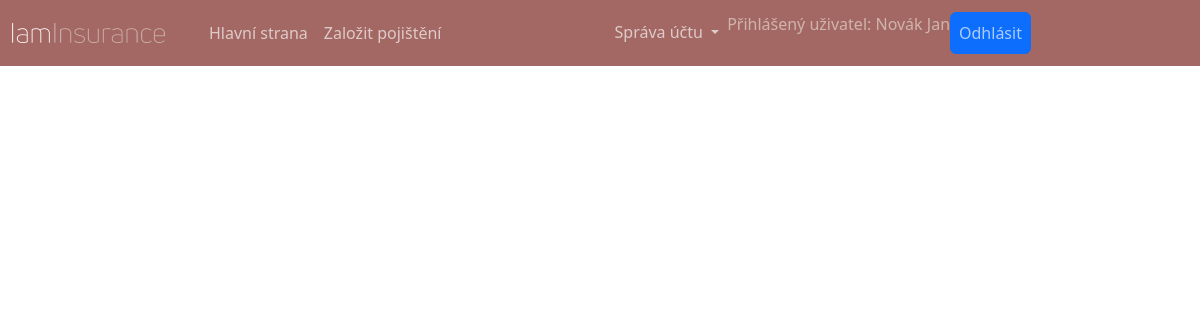
/muj-ucet/smlouvy/ (signed in), run on an earlier commit of the app's database.
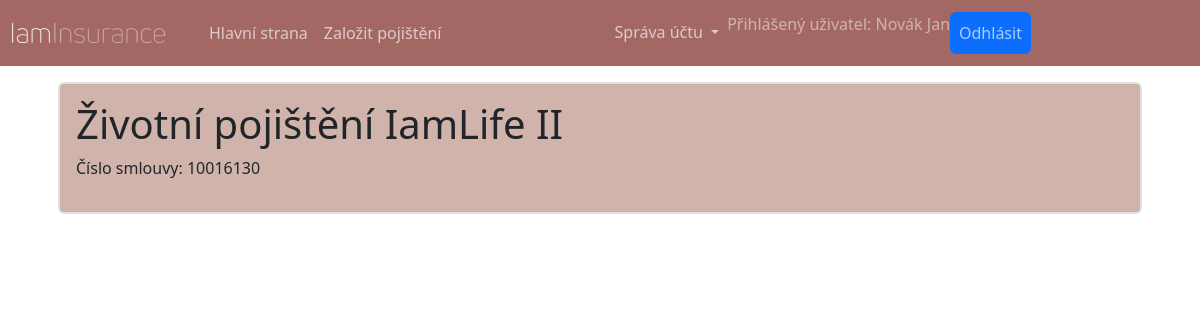
And on a later commit of the database.
### insurance_app/models.py (models this page shows, shortened)
class Contract(models.Model):
    objects: models.Manager
    product = models.ForeignKey(to=Product, on_delete=models.RESTRICT)
    insured = models.ForeignKey(to=Person, on_delete=models.RESTRICT)
    conclusion_date = models.DateTimeField(auto_now_add=True)
    payment = models.IntegerField()
    @property
    def contract_number(self) -> int:
        return 10_000_001 + self.pk * 127 ** 2

class Product(models.Model):
    name = models.CharField(max_length=64, unique=True)
    description = models.TextField(default="")
    active = models.BooleanField(default=True)

### client_account/views.py (the view)
# urls.py: path("smlouvy/", views.ContractsListView.as_view(), name="my-contracts"),
class ContractsListView(LoginRequiredMixin, generic.ListView):
    model = models.Contract
    template_name = template.CONTRACTS
    def get(self, request, *args, **kwargs):
        user = request.user
        object_list = self.model.objects.filter(insured=user)
        return render(request, self.template_name, {"object_list": object_list})

### insurance_app/models.py (called while the page is built)
    def __str__(self):
        return f"{self.last_name} {self.first_name}"

### insurance_app/templates/insurance_app/my_contracts.html (shortened to what this page needs)
{% extends 'main.html' %}
{% block content %}
    {% for obj in object_list %}
    <a href="{% url 'contract-detail' contract_number=obj.contract_number %}" class="text-decoration-none link-dark">
        <section class="bg-secondary hover-overlay border border-2 rounded-2 p-3 m-3" data-mdb-ripple-color="light">
            <h1>{{ obj.product.name }}</h1>
            <p>Číslo smlouvy: {{ obj.contract_number }}</p>
        </section>
    </a>
    {% endfor %}
{% endblock %}

What changed in the data, as far as the page shows it:
added Contract: product.name "Životní pojištění IamLife II", contract_number "10016130"
